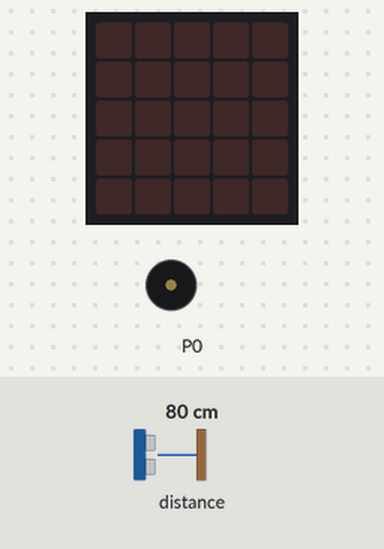
The program below on a simulated BBC micro:bit (MakeCode). Shown: the board's 5×5 LED display, buzzer (waves = sounding). The inputs (shaded band) are chosen by the test bench; at power-on: distance to the obstacle 80 cm.

Above: at 1.2 s.
1.3 s: distance to the obstacle set to 11 cm
2.8 s: distance to the obstacle set to 8 cm
At 3.7 s:
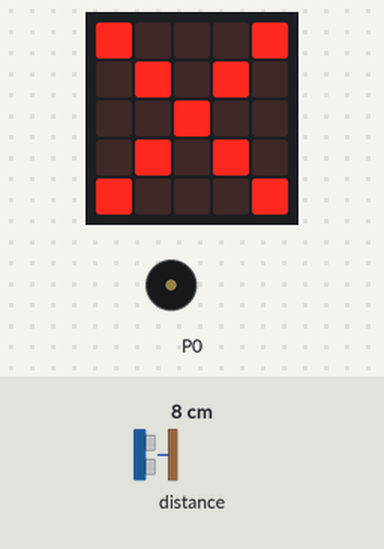
5.8 s: distance to the obstacle set to 18 cm
At 7.3 s:
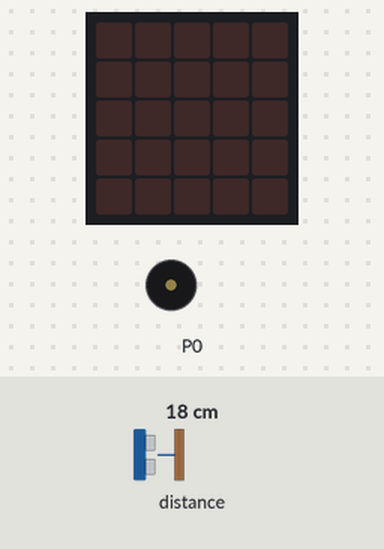
7.6 s: distance to the obstacle set to 2 cm
At 7.86 s:
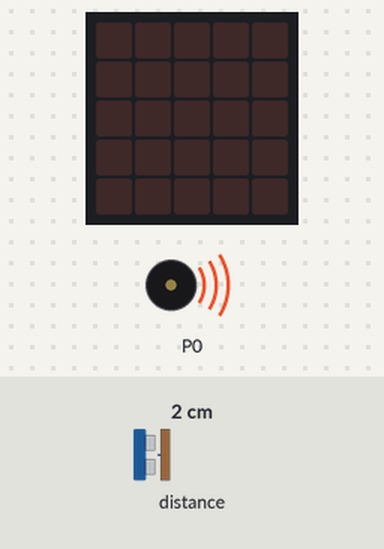
10.6 s: distance to the obstacle set to 35 cm
At 11.3 s:
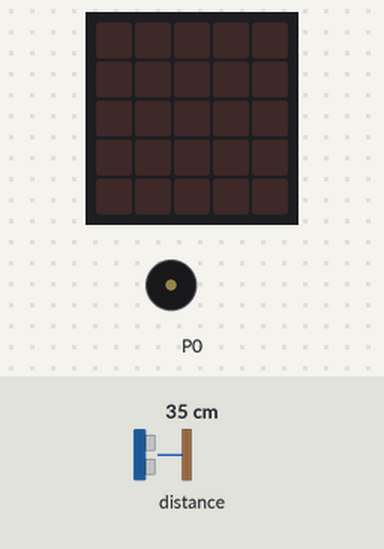
12.4 s: distance to the obstacle set to 4 cm
At 13.79 s:
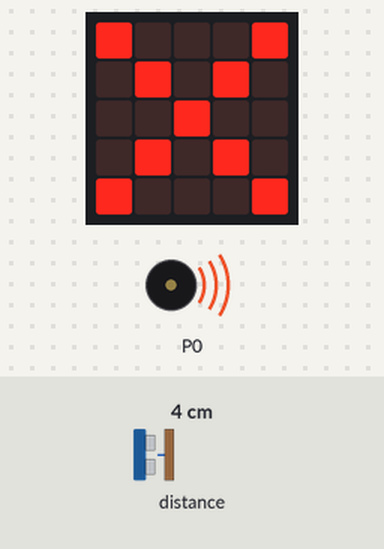
Timing chart, 0 to 16.4 s (numbered marks = the images above; inputs shaded):
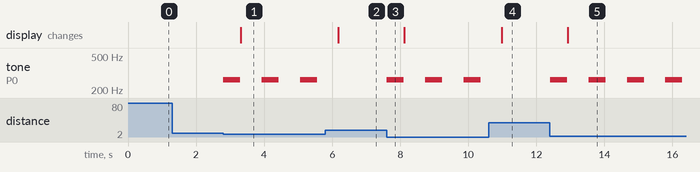

Measured:
- the behaviour switches between 10 and 9 cm on distance to the obstacle (found by bisection; images 0 and 1)
- after the input at 1.3 s, every drawn part: stays the same
- after the input at 2.8 s, tone on P0: alternates 262 Hz for 0.50 s and silent for 0.63 s, starting at once; the display: changes after 0.51 s (image 1)
- after the input at 5.8 s, tone on P0: stays silent (without the input it goes to 262 Hz after 0.38 s); the display: changes after 0.38 s (image 2)
- after the input at 7.6 s, tone on P0: alternates 262 Hz for 0.50 s and silent for 0.63 s, starting at once
- after the input at 10.6 s, tone on P0: stays silent (without the input it goes to 262 Hz after 0.39 s); the display: changes after 0.39 s (image 4)
- after the input at 12.4 s, tone on P0: alternates 262 Hz for 0.50 s and silent for 0.63 s, starting at once; the display: changes after 0.52 s (image 5)

The program:

main.ts
```typescript
basic.forever(function () {
    if (grove.measureInCentimetersV2(DigitalPin.P2) < 10) {
        music.play(music.tonePlayable(262, music.beat(BeatFraction.Whole)), music.PlaybackMode.UntilDone)
        basic.showIcon(IconNames.No)
    } else {
        basic.clearScreen()
    }
})
```

test.ts
```typescript
// testes vão aqui; isto não será compilado quando este pacote for usado como uma extensão.
```
